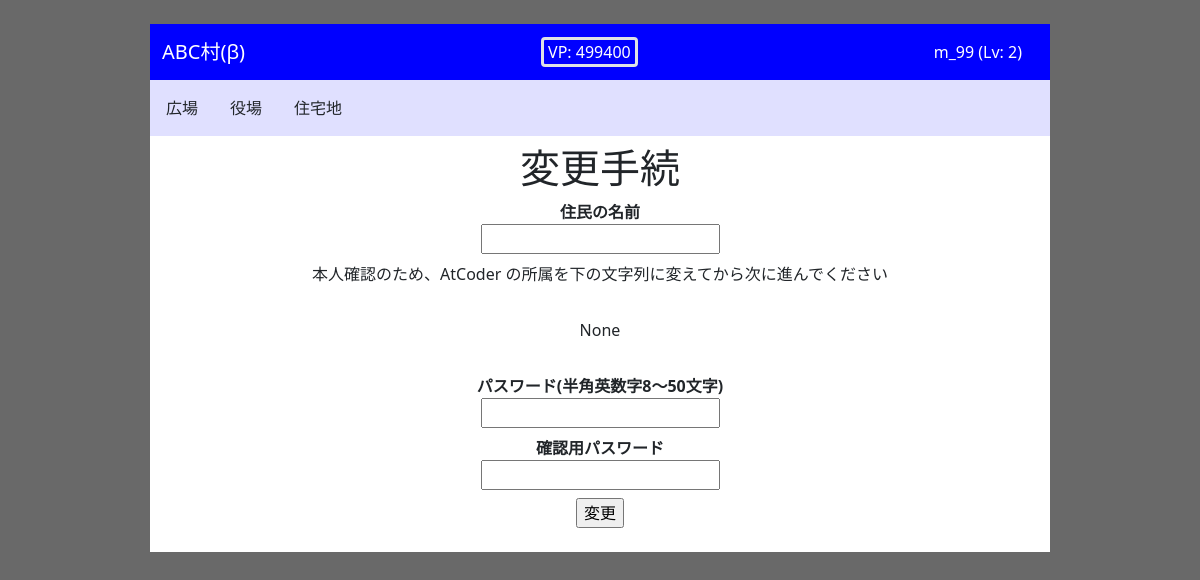
The page /change (signed in) on the database its author committed.
### models.py (models this page shows, shortened)
class User(db.Model, UserMixin):
    id = db.Column(db.Integer, primary_key=True)
    username = db.Column(db.String(32), index=True)
    inner_username = db.Column(db.String(32), index=True)
    password = db.Column(db.Text)
    VP = db.Column(db.Integer)
    level = db.Column(db.Integer)
    register_time = db.Column(db.DateTime, default=datetime.now())
    champion_medal = db.Column(db.Integer, default=0)
    complete_medal = db.Column(db.Integer, default=0)
    special_medal = db.Column(db.Integer, default=0)

### module_regi.py (the view, shortened to what this page needs)
@module_regi.route('/change', methods=['GET', 'POST'])
def change():
    form = ChangeForm(request.form)
    if form.val_str.data == '':
        form.val_str.data = secrets.token_hex(255)
        form.val_hash.data = generate_password_hash(form.val_str.data).decode('utf-8')
    return render_template('change.html', form=form)

### forms.py (shortened to what this page needs)
class ChangeForm(Form):
    username = StringField('住民の名前', validators=[DataRequired(), Regexp('^[_0-9a-zA-Z]+$', message='AtCoder IDに使われない文字が含まれています')])
    password = PasswordField('パスワード(半角英数字8～50文字)', validators=[DataRequired(), Regexp('^[_0-9a-zA-Z]+$', message='使用できない文字が含まれています'), Length(min=8, max=50, message='文字数が要求を満たしていません')])
    conf_password = PasswordField('確認用パスワード', validators=[DataRequired(), EqualTo('password', message='元のパスワードと一致しません')])
    val_str = HiddenField(label='')
    val_hash = HiddenField(label='')
    submit = SubmitField('変更')

### models.py (called while the page is built)
@login_manager.user_loader
def load_user(user_id):
    return User.query.get(user_id)

### templates/change.html (shortened to what this page needs)
{% extends "base.html" %}
{% from "_helpers.html" import render_field %}
{% block container %}
<h1>変更手続</h1>
<form method='POST'>
    {{render_field(form.username)}}
    本人確認のため、AtCoder の所属を下の文字列に変えてから次に進んでください<br>
    {{render_field(form.val_str)}}
    {{ form.val_hash.data }}
    {{render_field(form.val_hash)}}
    {{render_field(form.password)}}
    {{render_field(form.conf_password)}}
    {{form.submit()}}
</form>
{% endblock %}

### templates/base.html (shortened to what this page needs)
<!DOCTYPE html>
<html lang="ja">
    <head>
        <link href="https://cdn.jsdelivr.net/npm/bootstrap@5.0.1/dist/css/bootstrap.min.css" rel="stylesheet">
        <link rel="stylesheet" href="https://cdnjs.cloudflare.com/ajax/libs/jquery.tablesorter/2.31.0/css/theme.default.min.css">
    </head>
    <nav class="navbar navbar-expand-lg navbar-dark mx-auto w-75 mt-4" style="background-color: #0000FF;">
        <div class="container-fluid ">
            <div class="nav-item">
                <a class="navbar-brand" href="{{url_for('module_basis.home')}}">ABC村(β)</a></div>
            {% if current_user.is_authenticated %}
                <div class="nav-item px-1 border border-3 rounded">
                    <span class="navbar-text text-white">VP: {{current_user.VP}}</span></div>
                <div class="nav-item">
                    <a class="nav-link text-white" href="{{url_for('module_juutakuti.user', username=current_user.username)}}">{{current_user.username}}
                (Lv: {{ current_user.level}}) </a></div>
            {% else %}
                <div class="nav-item">
                    <a class="nav-link text-white" href="{{url_for('module_regi.login')}}">入村/帰村</a></div>
            {% endif %}
        </div>
    </nav>
    <nav class="navbar navbar-expand-lg navbar-light mx-auto w-75" style="background-color: #E0E0FF;">
        <div class="nav-item">
            <a class="nav-link text-dark" href="{{url_for('module_hiroba.bbs')}}">広場</a>
        </div>
        <div class="nav-item">
            <a class="nav-link text-dark" href="{{url_for('module_yakuba.contests')}}">役場</a>
        </div>
        <div class="nav-item">
            <a class="nav-link text-dark" href="{{url_for('module_juutakuti.users')}}">住宅地</a>
        </div>
    </nav>
    <body>
        <div class="container mx-auto w-75 pt-2 pb-4 mb-4" style="background-color: #FFFFFF;">
            <div class="row">
                <span style="text-align:center">
                {% block container %}
                {% endblock %}
                </span>
            </div>
        </div>
    </body>
</html>

### templates/base.html (style rules this page uses)
body { background-color: dimgray; }

### rows shown on the page
User: VP "499400", username "m_99", level "2"

### other values the page prints
{{ field.label }} "住民の名前 パスワード(半角英数字8～50文字) 確認用パスワード"
